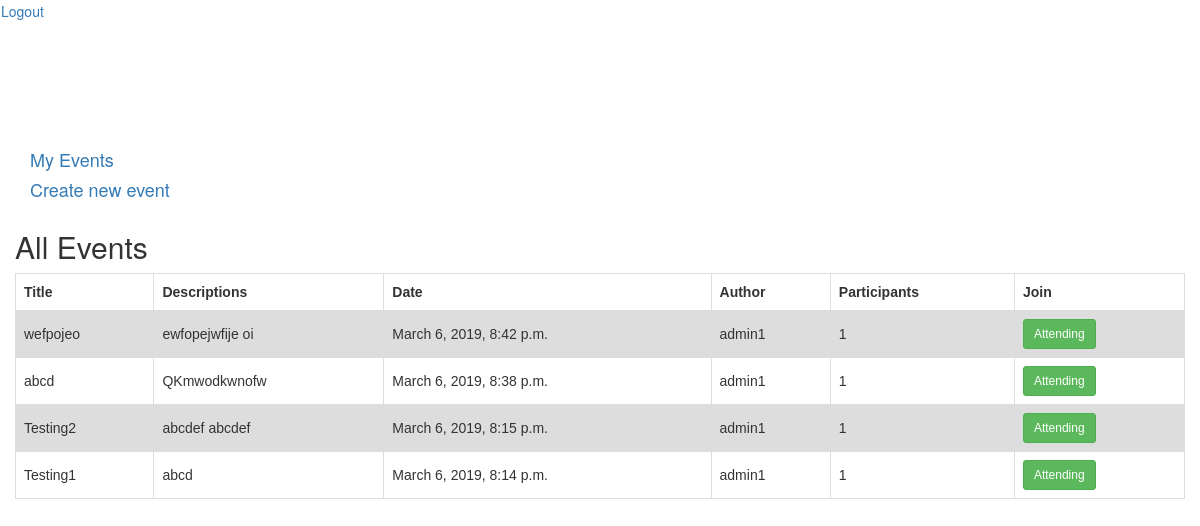
Page /events/ (signed in) on the earlier database version.
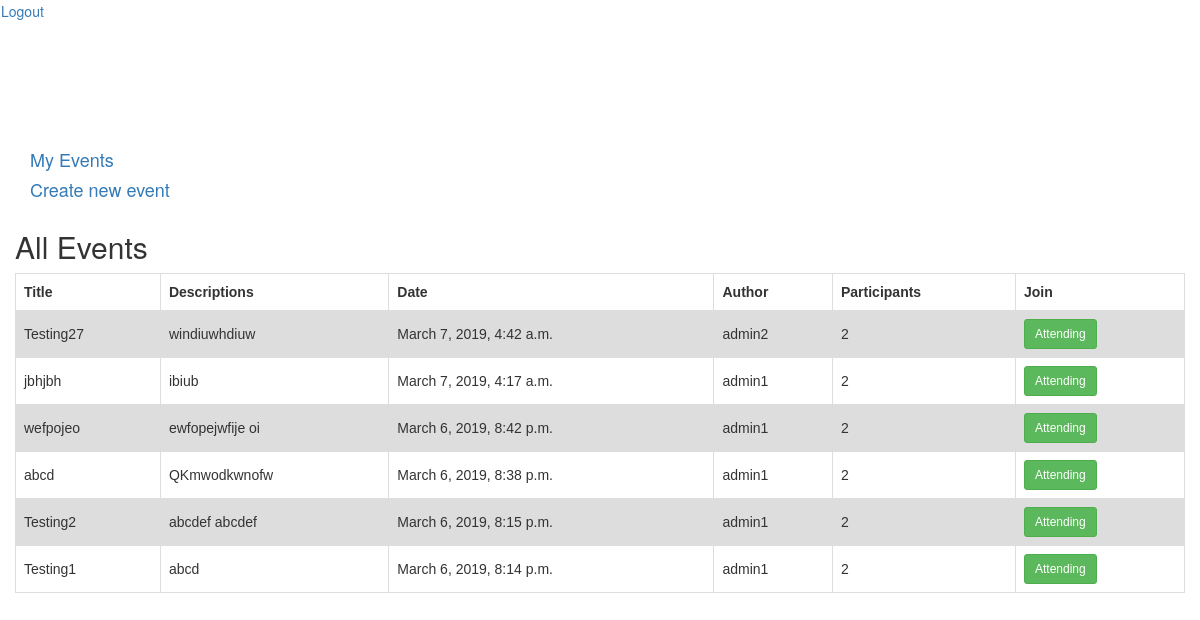
Same page on the later database version.
### events/models.py (models this page shows, shortened)
class Event(models.Model):
    created_by = models.ForeignKey(User, on_delete=models.PROTECT, related_name='users')
    title = models.CharField(max_length=120)
    description = models.TextField(blank=True, null=True)
    created_time = models.DateTimeField(default=timezone.now)
    participants = models.ManyToManyField(User, through='Participant', related_name="partcipating", blank=True)

### events/views.py (the view)
# urls.py: url(r'^events/', views.allEvents, name='all_events'),
@login_required
def allEvents(request):
    events = Event.objects.all().order_by('-id')
    context =[]
    for event in events:
        participants = Participant.objects.filter(event=event).count()
        detail = {'event':event, 'participants':participants}
        context.append(detail)
    return render(request, 'all_events.html', {'context':context, 'user':request.user})

### events/templates/all_events.html (shortened to what this page needs)
{% extends 'base1.html' %}
{% block content %}
  <h4><a href="{% url 'my_events' %}">My Events</a></h4>
  <h4><a href="{% url 'create_event' %}">Create new event</a></h4>
<div class="row justify">
        <h2>All Events</h2>
        <table style="width:100%">
          <tr>
            <th>Title</th>
            <th>Descriptions</th>
            <th>Date</th>
            <th>Author</th>
            <th>Participants</th>
            <th>Join</th>
          </tr>
          {% for e in context %}
            <tr>
                <td>{{e.event.title}}</td>
                <td>{{e.event.description}}</td>
                <td>{{e.event.created_time}}</td>
                <td>{{e.event.created_by}}</td>
                <td>{{e.participants}}</td>
                <td>
                    {% if user in e.event.participants.all %}
                    <div class="btn-group">
                      <a id="attendEventButton" href="{% url 'attend_event' e.event.id %}" class="btn btn-success btn-sm">Attending</a>
                    </div>
                          {% else %}
                              <div class="btn-group">
                      <a id="attendEventButton" href="{% url 'attend_event' e.event.id %}" class="btn btn-success btn-sm"><i class="fa fa-check-square-o"></i>Attend</a>
                    </div>
                          {% endif %}
                </td>
            </tr>
          {% endfor %}
        </table>
</div>
{% endblock %}

### events/templates/base1.html (shortened to what this page needs)
{% load static %}
<!DOCTYPE html>
<html>
  <head>
    {% block stylesheet %}
      <link rel="stylesheet" href="{% static 'css/bootstrap.min.css' %}">
      <link rel="stylesheet" type="text/css" href="{% static 'css/style.css' %}">
    {% endblock %}
  </head>
  <body>
{% block body %}
  <nav class="navbar fixed-top">
    <div class="navbar-nav">
      {% if request.user.is_authenticated %}
      <a href="/accounts/logout/">Logout</a>
      {% else %}
        <li class="nav-item"><a class="nav-link" href="{% url 'login' %}">Signup</a></li>
      {% endif %}
    </div>
  </nav>
  <div class="container" style="padding-top: 70px">
    {% block content %}
    {% endblock %}
  </div>
{% endblock body %}
  </body>
</html>

### static/css/style.css (style rules this page uses)
table { font-family: arial, sans-serif; border-collapse: collapse; width: 100%; }
td, th { border: 1px solid #dddddd; text-align: left; padding: 8px; }
tr:nth-child(even) { background-color: #dddddd; }

Differences in the rows shown:
added Event: event "Testing27", event.description "windiuwhdiuw", event.created_time "March 7, 2019, 4:42 a.m.", event.created_by "admin2", participants "2", shows "Attending"
added Event: event "jbhjbh", event.description "ibiub", event.created_time "March 7, 2019, 4:17 a.m.", event.created_by "admin1", participants "2", shows "Attending"
computed for Event "wefpojeo": participants "1" → "2"
computed for Event "QKmwodkwnofw": participants "1" → "2"
computed for Event "Testing2": participants "1" → "2"
computed for Event "Testing1": participants "1" → "2"
